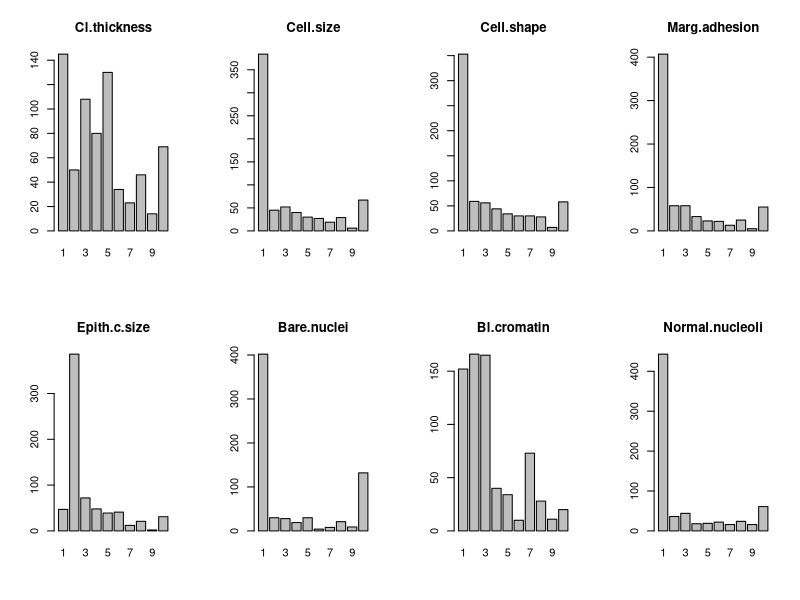

R code for this plot:
# Plot Factor

# load the library
library(mlbench)
# load the dataset
data(BreastCancer)
# create a bar plot of each categorical attribute
par(mfrow=c(2,4))
for(i in 2:9) {
	counts <- table(BreastCancer[,i])
	name <- names(BreastCancer)[i]
	barplot(counts, main=name)
}

